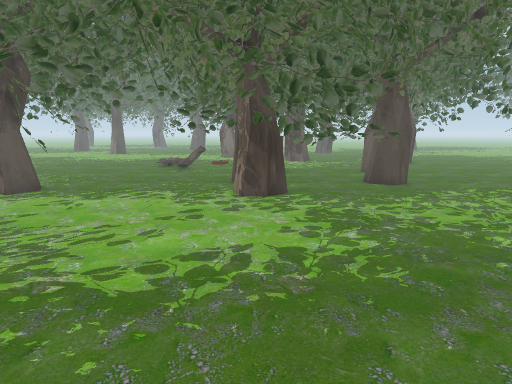
[1] (above)

16 first-person views from a walk through a 3-D level made in the Unity game engine. The camera is 1.2 m above the floor, tilts 10° down and sees 75° across. The floor is counted in squares, 0.5 m on a side. Each view is taken from the middle of a square. On the plan, view 1 faces up. The plan holds only what a view shows up to about 20 squares ahead; the rest is blank. The place goes on beyond the plan. The player character is not drawn. Some animated figures are not drawn. Some surface patterns are stand-ins.

[2]
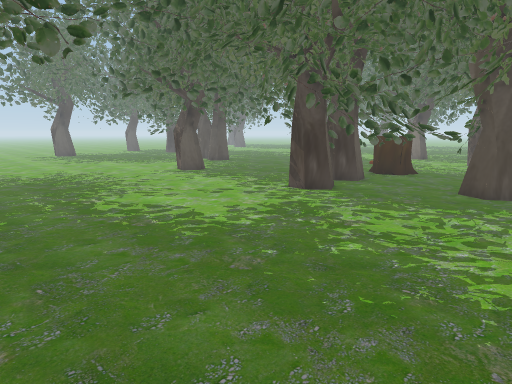

[3]
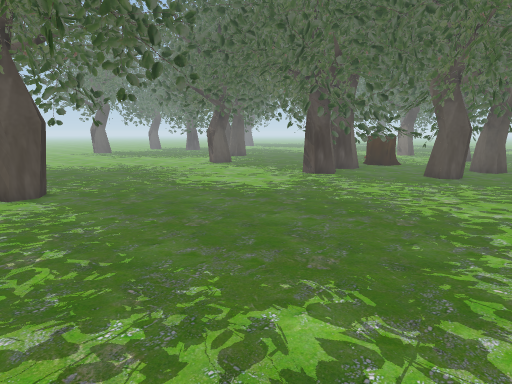

[4]
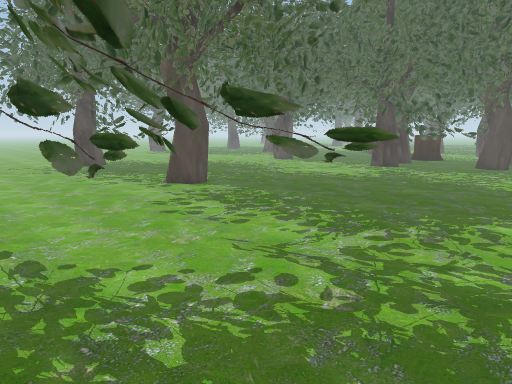

[5]
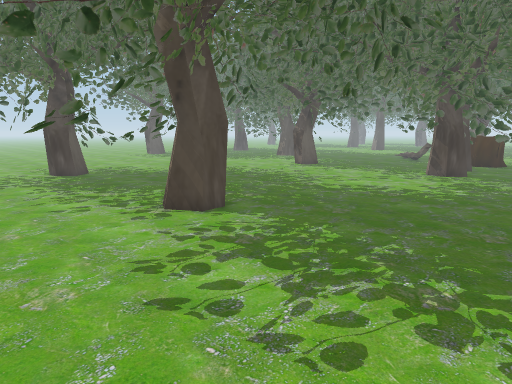

[6]
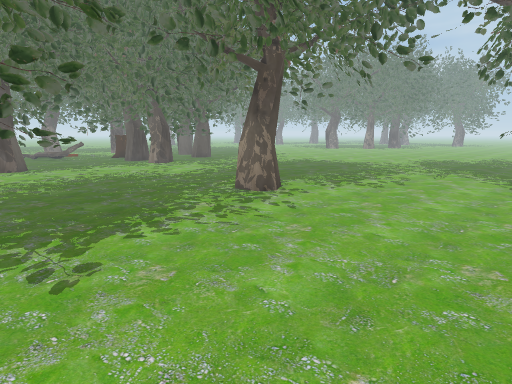

[7]
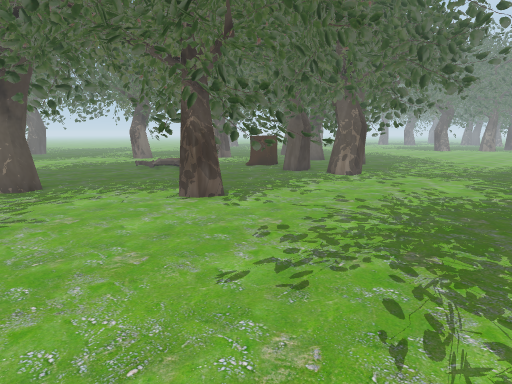

[8]
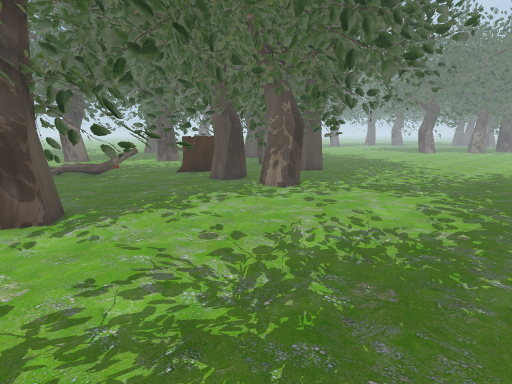

[9]
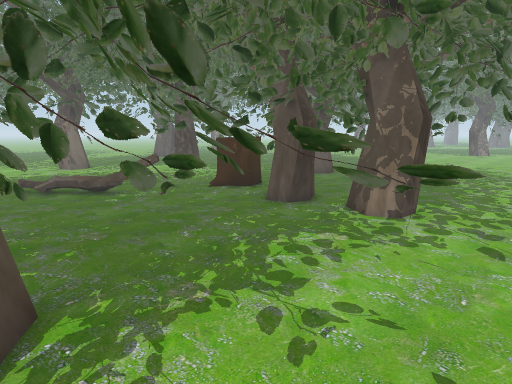

[10]
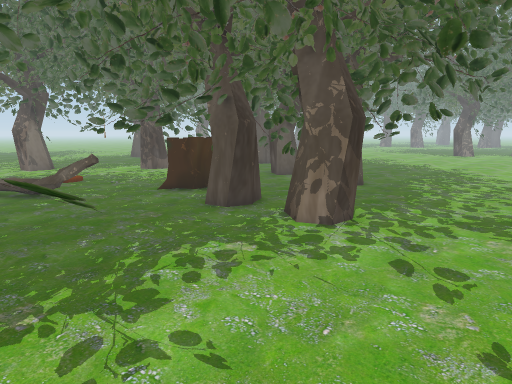

[11]
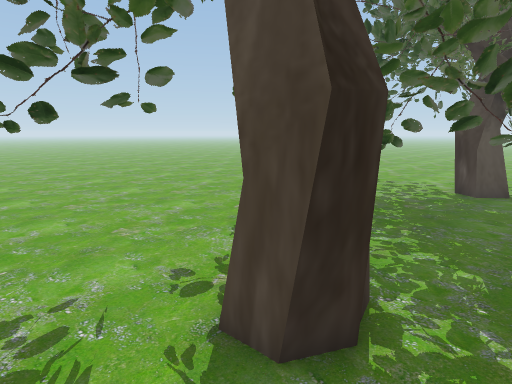

[12]
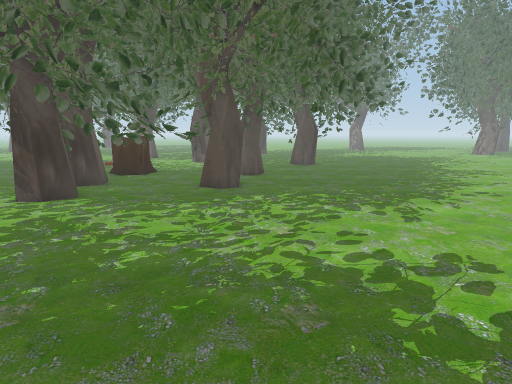

[13]
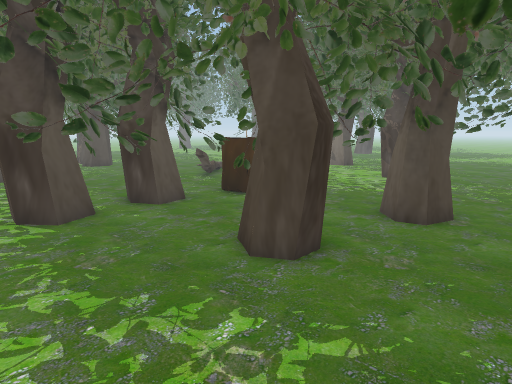

[14]
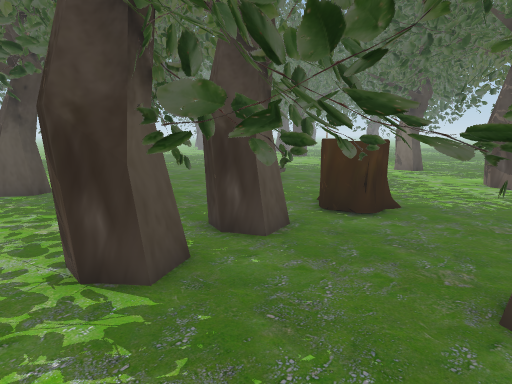

[15]
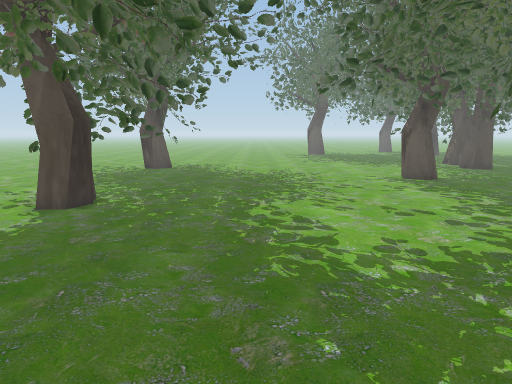

[16]
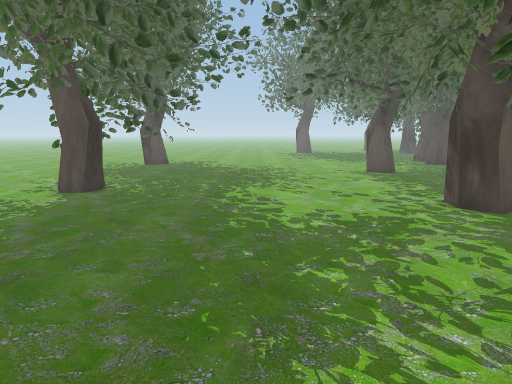

### Floor plan
Key: @ floor where view 1 was taken; # wall or solid block; x gap in a wall; . floor; = window, fence, low wall or low ledge; T thing the floor can be seen under or through; O other object.
Columns run from 18 left of view 1 to 12 right of it. Each row starts with its distance up from view 1.
 24           ..O... ....
 23      .... ... .. ....
 22      .........O ..  O
 21    ###  ......OTT ###    ##
 20   ##     .....
 19    #       .....           #
 18    #     T.......T         #..
 17           T...   T       ### ..
 16          TT .. T TT     ####...
 15  ..    #TT......         ......
 14  ..   ##TT.. . ..TT    TT...##.
 13  . .. #TTTT... . TT   TT.......
 12  .... # TTTT. ....T   T .......
 11  .....#TTTT  .... TT T .... ...
 10  ......T TT=......TTTT...... ..
  9  ........................ .. ..
  8 ................ ........... ..
  7 ...............................
  6  ..............................
  5   .............................
  4    ...........................
  3 .   ............. ............
  2       ......  T  .............
  1       ....   T TT.. ...........
  0     # TT..TTTT T .@.. .........
 -1   ###TTT.. TT.TT .............
 -2   ##  T ...TT TT= .. . . ....
 -3   TT   .......TT.............
 -4 ..   TT....... ...... ....... .
 -5 ..    ...... . T  ...........
 -6 x    ...........TT............
 -7     ..........................
 -8     .................. ....##
 -9      ...................TT TT
-10       ............... ..TTTT
-11        ...........           .
-12     .  ..........

Where each view was taken, in squares from view 1:
view 1: 0 up, 0 right, facing up
view 2: 1 up, 9 right, facing up-left
view 3: 4 down, 12 right, facing up-left
view 4: 11 down, 11 right, facing up-left
view 5: 8 down, 6 right, facing up-left
view 6: 12 down, 14 left, facing up-right
view 7: 3 up, 18 left, facing up-right
view 8: 3 up, 12 left, facing up-right
view 9: 9 up, 10 left, facing up-right
view 10: 8 up, 8 left, facing up-right
view 11: 1 up, 0 right, facing down-left
view 12: 1 up, 8 right, facing up
view 13: 11 up, 11 right, facing up-left
view 14: 11 up, 6 right, facing up-left
view 15: 5 up, 8 right, facing left
view 16: 6 up, 11 right, facing left
